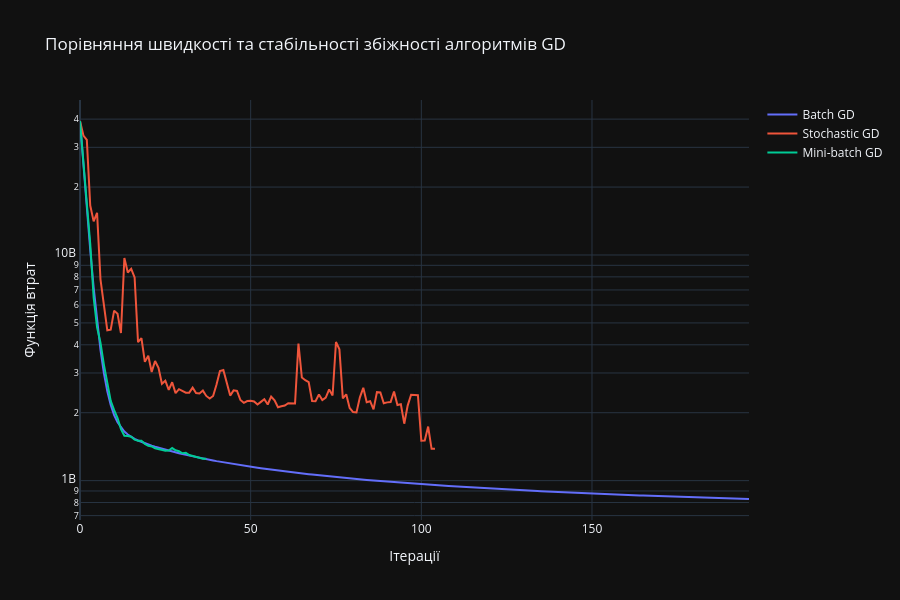

Notebook code cell kept with this figure:
### Markdown cell above
# Етап 3. Градієнтний спуск: 3 варіанти оптимізації

### Code cell
gradient_type = 'batch'
history_batch = []
b = 0
w = numpy.zeros(features)
iterations = 0
train(feature_train_ready.to_numpy(), target_train.to_numpy(), 1000, history_batch)
gradient_type = 'stochastic'
history_stochastic = []
b = 0
w = numpy.zeros(features)
iterations = 0
train(feature_train_ready.to_numpy(), target_train.to_numpy(), 1000, history_stochastic)
gradient_type = 'mini_batch'
history_mini_batch = []
b = 0
w = numpy.zeros(features)
iterations = 0
train(feature_train_ready.to_numpy(), target_train.to_numpy(), 1000, history_mini_batch)
fig_history = go.Figure()
fig_history.add_trace(go.Scatter(y=history_batch, mode='lines', name='Batch GD', line=dict(color='#636EFA', width=2)))
fig_history.add_trace(go.Scatter(y=history_stochastic, mode='lines', name='Stochastic GD',line=dict(color='#EF553B', width=2)))
fig_history.add_trace(go.Scatter(y=history_mini_batch, mode='lines', name='Mini-batch GD',line=dict(color='#00CC96', width=2)))
fig_history.update_layout(title="Порівняння швидкості та стабільності збіжності алгоритмів GD", xaxis_title="Ітерації", yaxis_title="Функція втрат", yaxis_type="log", hovermode="x unified", height=600, template="plotly_dark")
fig_history.show()
